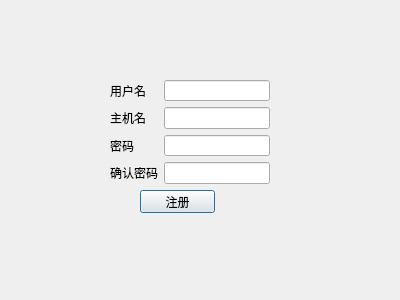
<?xml version="1.0" encoding="UTF-8"?>
<ui version="4.0">
 <class>Register</class>
 <widget class="QDialog" name="Register">
  <property name="geometry">
   <rect>
    <x>0</x>
    <y>0</y>
    <width>400</width>
    <height>300</height>
   </rect>
  </property>
  <property name="windowTitle">
   <string>Dialog</string>
  </property>
  <widget class="QPushButton" name="pushButton">
   <property name="geometry">
    <rect>
     <x>140</x>
     <y>190</y>
     <width>75</width>
     <height>23</height>
    </rect>
   </property>
   <property name="text">
    <string>注册</string>
   </property>
  </widget>
  <widget class="QWidget" name="formLayoutWidget">
   <property name="geometry">
    <rect>
     <x>110</x>
     <y>80</y>
     <width>160</width>
     <height>104</height>
    </rect>
   </property>
   <layout class="QFormLayout" name="formLayout">
    <item row="0" column="0">
     <widget class="QLabel" name="Label">
      <property name="text">
       <string>用户名</string>
      </property>
     </widget>
    </item>
    <item row="0" column="1">
     <widget class="QLineEdit" name="LineEdit"/>
    </item>
    <item row="2" column="0">
     <widget class="QLabel" name="Label_3">
      <property name="text">
       <string>密码</string>
      </property>
     </widget>
    </item>
    <item row="2" column="1">
     <widget class="QLineEdit" name="LineEdit_3"/>
    </item>
    <item row="3" column="0">
     <widget class="QLabel" name="Label_4">
      <property name="text">
       <string>确认密码</string>
      </property>
     </widget>
    </item>
    <item row="3" column="1">
     <widget class="QLineEdit" name="LineEdit_4"/>
    </item>
    <item row="1" column="0">
     <widget class="QLabel" name="Label_2">
      <property name="text">
       <string>主机名</string>
      </property>
     </widget>
    </item>
    <item row="1" column="1">
     <widget class="QLineEdit" name="LineEdit_2"/>
    </item>
   </layout>
  </widget>
 </widget>
 <resources/>
 <connections/>
</ui>
